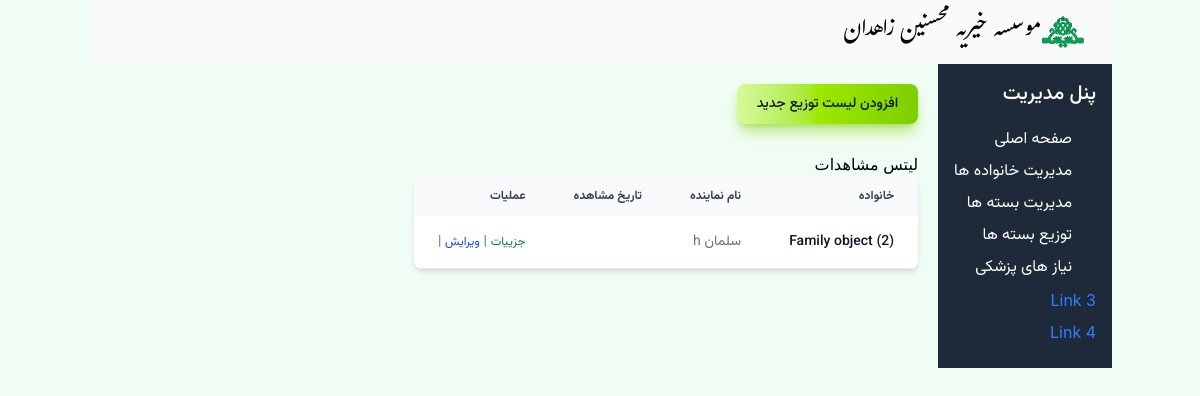
/families/2/observations/, run on an earlier commit of the app's database.
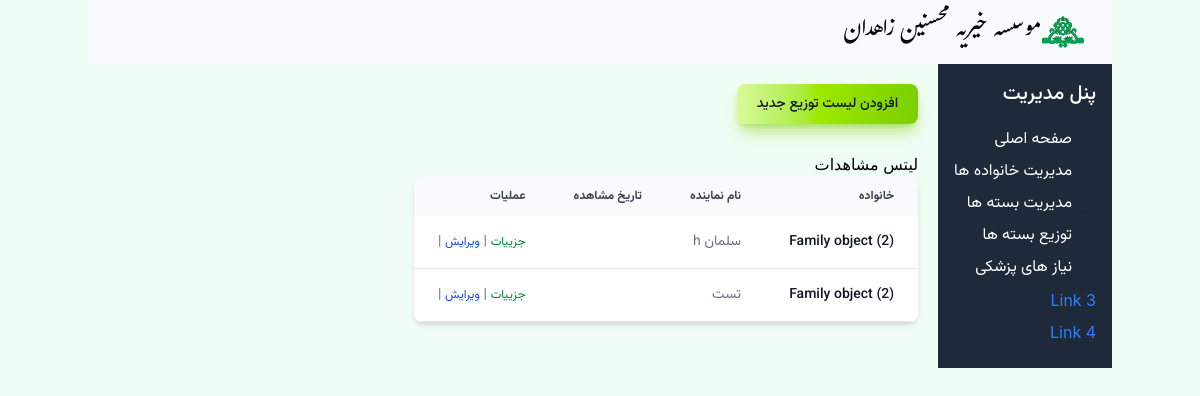
And on a later commit of the database.
### Mohsenin/models.py (models this page shows, shortened)
class Observation(models.Model):
    family = models.ForeignKey(Family, on_delete=models.CASCADE)
    agent_name = models.CharField(max_length=100)
    observation_date = models.DateField()
    notes = models.TextField()

class Family(models.Model):
    doc_code = models.IntegerField('شماره پرونده')
    need_level = models.IntegerField('سطح نیاز', default=1, choices=NEED_LEVEL_CHOICE)
    family_type = models.IntegerField('نوع نیازمندی', default=1, choices=FAMILY_TYPE_CHOICES)
    guardian = models.ForeignKey('Person', verbose_name='سرپرست خانوار', on_delete=models.SET_NULL, related_name='guardianship', null=True)
    address = models.CharField('آدرس',max_length=255)
    contact_number = models.CharField('شماره تماس',max_length=15, blank=True, null=True)
    postal_code = models.CharField('کدپستی',max_length=10, blank=True, null= True)
    distlist = models.ForeignKey(Dist, verbose_name='لیست توزیع',on_delete=models.SET_NULL, null=True)
    is_active = models.BooleanField('تحت پوشش',default=True)  # To track if the family is currently receiving support

### Mohsenin/views.py (the view)
# urls.py: path('families/<int:family_id>/observations/', views.ObservationListView.as_view(), name='observation_list'),
class ObservationListView(View):
    def get(self, request, family_id):
        family = get_object_or_404(Family, id=family_id)
        observations = family.observation_set.all()
        for observation in observations:
            observation.observation_date = conver_solar_date(observation.observation_date)
        return render(request, 'observations/observation_list.html', {'family': family, 'observations': observations})

### Mohsenin/views.py (called while the page is built)
def conver_solar_date(date):
    return jdatetime.datetime.fromgregorian(datetime=date).strftime("%Y/%m/%d")

### Mohsenin/templates/observations/observation_list.html
{% extends "base.html" %}
{% block content %}
<div class="py-5 vazir-medium no-print">
<button type="button" class="text-gray-900 bg-gradient-to-r from-lime-200 via-lime-400 to-lime-500 hover:bg-gradient-to-br focus:ring-4 focus:outline-none focus:ring-lime-300 dark:focus:ring-lime-800 shadow-lg shadow-lime-500/50 dark:shadow-lg dark:shadow-lime-800/80 font-medium rounded-lg text-sm px-5 py-2.5 text-center me-2 mb-2"><a href="{% url 'observation_create' family.id %}">افزودن لیست توزیع جدید</a></button>
</div>
<h2>لیتس مشاهدات</h2>
<div class="relative overflow-x-auto shadow-md sm:rounded-lg">
<table class="w-full text-sm text-left rtl:text-right text-gray-500 dark:text-gray-400">
    <thead class="text-xs text-gray-700 uppercase bg-gray-50 dark:bg-gray-700 dark:text-gray-400">
    <tr class='vazir-semibold'>
        <th scope="col" class="px-6 py-3 text-end">خانواده</th>
        <th scope="col" class="px-6 py-3 text-right">نام نماینده</th>
        <th scope="col" class="px-6 py-3 text-right">تاریخ مشاهده</th>
        <th scope="col" class="px-6 py-3 text-right">عملیات</th>
    </tr>
</thead>
<tbody>
    {% for observation in observations %}
    <tr class="bg-white border-b dark:bg-gray-800 dark:border-gray-700 border-gray-200 hover:bg-gray-50 dark:hover:bg-gray-600 vazir-normal">
        <th scope="row" class="px-6 py-4 font-medium text-gray-900 whitespace-nowrap dark:text-white">{{ observation.family }}</th>
        <td class="px-6 py-4">{{ observation.agent_name }}</td>
        <td class="px-6 py-4">{{ observation.observation_date }}</td>
        <td  class="px-6 py-4 no-print">
            <a href="{% url 'observation_detail' family.id observation.id %}" class="text-green-700 text-xs">جزییات</a> |
            <a href="{% url 'observation_update' family.id observation.id %}" class="text-blue-700 text-xs">ویرایش</a> |
            </td>
    </tr>
    {% endfor %}
</tbody>
</table>
</div>
{% endblock %}

What changed in the data, as far as the page shows it:
added Observation: family "Family object (2)", agent_name "تست"
